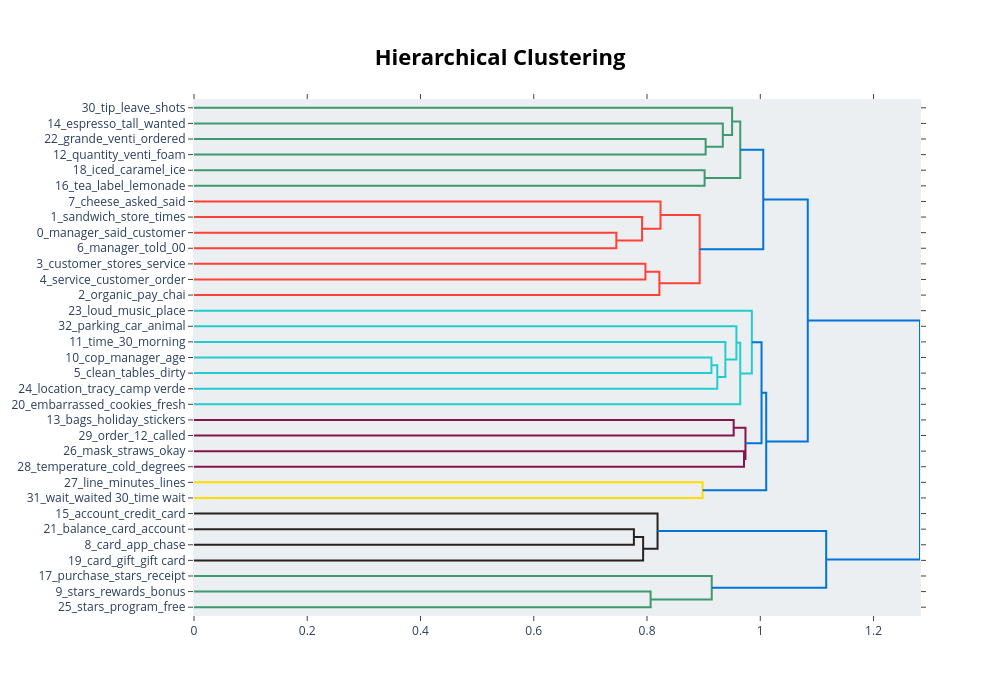

The cell this chart's notebook holds for it:
### Code cell
fig = topic_model.visualize_hierarchy(custom_labels=True)
fig.write_html(f'{model_name}/bertopic-topic-hierarchy.html')
fig.show()

### Figure 1 — Plotly figure (JSON) as saved in the notebook; plotly's stock layout.template omitted (floating-point values rounded to 4 significant figures)
{"data": [{"hoverinfo": "text", "marker": {"color": "rgb(61,153,112)"}, "mode": "lines", "type": "scatter", "x": [0, 0.9035, 0.9035, 0], "xaxis": "x", "y": [-25, -25, -35, -35], "yaxis": "y"}, {"hoverinfo": "text", "marker": {"color": "rgb(61,153,112)"}, "mode": "lines", "type": "scatter", "x": [0, 0.9338, 0.9338, 0.9035], "xaxis": "x", "y": [-15, -15, -30, -30], "yaxis": "y"}, {"hoverinfo": "text", "marker": {"color": "rgb(61,153,112)"}, "mode": "lines", "type": "scatter", "x": [0, 0.9502, 0.9502, 0.9338], "xaxis": "x", "y": [-5, -5, -22.5, -22.5], "yaxis": "y"}, {"hoverinfo": "text", "marker": {"color": "rgb(61,153,112)"}, "mode": "lines", "type": "scatter", "x": [0, 0.9017, 0.9017, 0], "xaxis": "x", "y": [-45, -45, -55, -55], "yaxis": "y"}, {"hoverinfo": "text", "marker": {"color": "rgb(61,153,112)"}, "mode": "lines", "type": "scatter", "x": [0.9502, 0.9646, 0.9646, 0.9017], "xaxis": "x", "y": [-13.75, -13.75, -50, -50], "yaxis": "y"}, {"hoverinfo": "text", "marker": {"color": "rgb(255,65,54)"}, "mode": "lines", "type": "scatter", "x": [0, 0.7458, 0.7458, 0], "xaxis": "x", "y": [-85, -85, -95, -95], "yaxis": "y"}, {"hoverinfo": "text", "marker": {"color": "rgb(255,65,54)"}, "mode": "lines", "type": "scatter", "x": [0, 0.7912, 0.7912, 0.7458], "xaxis": "x", "y": [-75, -75, -90, -90], "yaxis": "y"}, {"hoverinfo": "text", "marker": {"color": "rgb(255,65,54)"}, "mode": "lines", "type": "scatter", "x": [0, 0.8238, 0.8238, 0.7912], "xaxis": "x", "y": [-65, -65, -82.5, -82.5], "yaxis": "y"}, {"hoverinfo": "text", "marker": {"color": "rgb(255,65,54)"}, "mode": "lines", "type": "scatter", "x": [0, 0.7971, 0.7971, 0], "xaxis": "x", "y": [-105, -105, -115, -115], "yaxis": "y"}, {"hoverinfo": "text", "marker": {"color": "rgb(255,65,54)"}, "mode": "lines", "type": "scatter", "x": [0.7971, 0.8218, 0.8218, 0], "xaxis": "x", "y": [-110, -110, -125, -125], "yaxis": "y"}, {"hoverinfo": "text", "marker": {"color": "rgb(255,65,54)"}, "mode": "lines", "type": "scatter", "x": [0.8238, 0.8929, 0.8929, 0.8218], "xaxis": "x", "y": [-73.75, -73.75, -117.5, -117.5], "yaxis": "y"}, {"hoverinfo": "text", "marker": {"color": "rgb(0,116,217)"}, "mode": "lines", "type": "scatter", "x": [0.9646, 1.005, 1.005, 0.8929], "xaxis": "x", "y": [-31.88, -31.88, -95.62, -95.62], "yaxis": "y"}, {"hoverinfo": "text", "marker": {"color": "rgb(35,205,205)"}, "mode": "lines", "type": "scatter", "x": [0, 0.9137, 0.9137, 0], "xaxis": "x", "y": [-165, -165, -175, -175], "yaxis": "y"}, {"hoverinfo": "text", "marker": {"color": "rgb(35,205,205)"}, "mode": "lines", "type": "scatter", "x": [0.9137, 0.9241, 0.9241, 0], "xaxis": "x", "y": [-170, -170, -185, -185], "yaxis": "y"}, {"hoverinfo": "text", "marker": {"color": "rgb(35,205,205)"}, "mode": "lines", "type": "scatter", "x": [0, 0.9383, 0.9383, 0.9241], "xaxis": "x", "y": [-155, -155, -177.5, -177.5], "yaxis": "y"}, {"hoverinfo": "text", "marker": {"color": "rgb(35,205,205)"}, "mode": "lines", "type": "scatter", "x": [0, 0.9578, 0.9578, 0.9383], "xaxis": "x", "y": [-145, -145, -166.2, -166.2], "yaxis": "y"}, {"hoverinfo": "text", "marker": {"color": "rgb(35,205,205)"}, "mode": "lines", "type": "scatter", "x": [0.9578, 0.9646, 0.9646, 0], "xaxis": "x", "y": [-155.6, -155.6, -195, -195], "yaxis": "y"}, {"hoverinfo": "text", "marker": {"color": "rgb(35,205,205)"}, "mode": "lines", "type": "scatter", "x": [0, 0.9851, 0.9851, 0.9646], "xaxis": "x", "y": [-135, -135, -175.3, -175.3], "yaxis": "y"}, {"hoverinfo": "text", "marker": {"color": "rgb(133,20,75)"}, "mode": "lines", "type": "scatter", "x": [0, 0.953, 0.953, 0], "xaxis": "x", "y": [-205, -205, -215, -215], "yaxis": "y"}, {"hoverinfo": "text", "marker": {"color": "rgb(133,20,75)"}, "mode": "lines", "type": "scatter", "x": [0, 0.9713, 0.9713, 0], "xaxis": "x", "y": [-225, -225, -235, -235], "yaxis": "y"}, {"hoverinfo": "text", "marker": {"color": "rgb(133,20,75)"}, "mode": "lines", "type": "scatter", "x": [0.953, 0.9738, 0.9738, 0.9713], "xaxis": "x", "y": [-210, -210, -230, -230], "yaxis": "y"}, {"hoverinfo": "text", "marker": {"color": "rgb(0,116,217)"}, "mode": "lines", "type": "scatter", "x": [0.9851, 1.002, 1.002, 0.9738], "xaxis": "x", "y": [-155.2, -155.2, -220, -220], "yaxis": "y"}, {"hoverinfo": "text", "marker": {"color": "rgb(255,220,0)"}, "mode": "lines", "type": "scatter", "x": [0, 0.8982, 0.8982, 0], "xaxis": "x", "y": [-245, -245, -255, -255], "yaxis": "y"}, {"hoverinfo": "text", "marker": {"color": "rgb(0,116,217)"}, "mode": "lines", "type": "scatter", "x": [1.002, 1.01, 1.01, 0.8982], "xaxis": "x", "y": [-187.6, -187.6, -250, -250], "yaxis": "y"}, {"hoverinfo": "text", "marker": {"color": "rgb(0,116,217)"}, "mode": "lines", "type": "scatter", "x": [1.005, 1.084, 1.084, 1.01], "xaxis": "x", "y": [-63.75, -63.75, -218.8, -218.8], "yaxis": "y"}, {"hoverinfo": "text", "marker": {"color": "rgb(40,35,35)"}, "mode": "lines", "type": "scatter", "x": [0, 0.7768, 0.7768, 0], "xaxis": "x", "y": [-275, -275, -285, -285], "yaxis": "y"}, {"hoverinfo": "text", "marker": {"color": "rgb(40,35,35)"}, "mode": "lines", "type": "scatter", "x": [0.7768, 0.7931, 0.7931, 0], "xaxis": "x", "y": [-280, -280, -295, -295], "yaxis": "y"}, {"hoverinfo": "text", "marker": {"color": "rgb(40,35,35)"}, "mode": "lines", "type": "scatter", "x": [0, 0.8186, 0.8186, 0.7931], "xaxis": "x", "y": [-265, -265, -287.5, -287.5], "yaxis": "y"}, {"hoverinfo": "text", "marker": {"color": "rgb(61,153,112)"}, "mode": "lines", "type": "scatter", "x": [0, 0.8063, 0.8063, 0], "xaxis": "x", "y": [-315, -315, -325, -325], "yaxis": "y"}, {"hoverinfo": "text", "marker": {"color": "rgb(61,153,112)"}, "mode": "lines", "type": "scatter", "x": [0, 0.9143, 0.9143, 0.8063], "xaxis": "x", "y": [-305, -305, -320, -320], "yaxis": "y"}, {"hoverinfo": "text", "marker": {"color": "rgb(0,116,217)"}, "mode": "lines", "type": "scatter", "x": [0.8186, 1.116, 1.116, 0.9143], "xaxis": "x", "y": [-276.2, -276.2, -312.5, -312.5], "yaxis": "y"}, {"hoverinfo": "text", "marker": {"color": "rgb(0,116,217)"}, "mode": "lines", "type": "scatter", "x": [1.084, 1.282, 1.282, 1.116], "xaxis": "x", "y": [-141.3, -141.3, -294.4, -294.4], "yaxis": "y"}], "layout": {"autosize": false, "height": 695, "hoverlabel": {"bgcolor": "white", "font": {"family": "Rockwell", "size": 16}}, "hovermode": "closest", "plot_bgcolor": "#ECEFF1", "showlegend": false, "title": {"font": {"color": "Black", "size": 22}, "text": "<b>Hierarchical Clustering</b>", "x": 0.5, "xanchor": "center", "yanchor": "top"}, "width": 1000, "xaxis": {"mirror": "allticks", "rangemode": "tozero", "showgrid": false, "showline": true, "showticklabels": true, "ticks": "outside", "type": "linear", "zeroline": false}, "yaxis": {"mirror": "allticks", "range": [-330, 0], "rangemode": "tozero", "showgrid": false, "showline": true, "showticklabels": true, "tickmode": "array", "ticks": "outside", "ticktext": ["30_tip_leave_shots", "14_espresso_tall_wanted", "22_grande_venti_ordered", "12_quantity_venti_foam", "18_iced_caramel_ice", "16_tea_label_lemonade", "7_cheese_asked_said", "1_sandwich_store_times", "0_manager_said_customer", "6_manager_told_00", "3_customer_stores_service", "4_service_customer_order", "2_organic_pay_chai", "23_loud_music_place", "32_parking_car_animal", "11_time_30_morning", "10_cop_manager_age", "5_clean_tables_dirty", "24_location_tracy_camp verde", "20_embarrassed_cookies_fresh", "13_bags_holiday_stickers", "29_order_12_called", "26_mask_straws_okay", "28_temperature_cold_degrees", "27_line_minutes_lines", "31_wait_waited 30_time wait", "15_account_credit_card", "21_balance_card_account", "8_card_app_chase", "19_card_gift_gift card", "17_purchase_stars_receipt", "9_stars_rewards_bonus", "25_stars_program_free"], "tickvals": [-5, -15, -25, -35, -45, -55, -65, -75, -85, -95, -105, -115, -125, -135, -145, -155, -165, -175, -185, -195, -205, -215, -225, -235, -245, -255, -265, -275, -285, -295, -305, -315, -325], "type": "linear", "zeroline": false}}}
